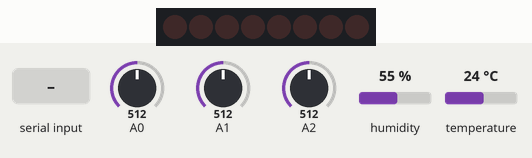
This sketch was run on a simulated Arduino Uno, built with avr-gcc and run on an emulated ATmega328P. Parts: 8 shift-register outputs drawn as a row of LEDs (first output left, lit = HIGH). Wiring (inferred from the names in the program): shift register (74HC595): data pin 4; shift clock pin 6; latch pin 5. Wiring (inferred from the signals the program sends): row of LEDs: on Q0, Q1, Q2, Q3, Q4, Q5, Q6, Q7. The test bench sets the inputs (shaded band); at power-on: temperature 24 °C, A0 = 512, A1 = 512, A2 = 512, humidity 55 %. What the sketch prints to the serial monitor is not drawn.

Above: at 1.2 s.
1.3 s: "onWent" received over the second serial link
At 2.8 s:
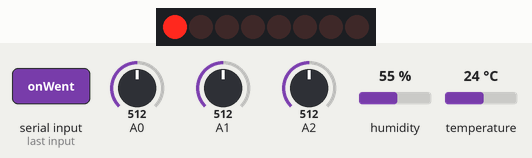
3.1 s: "onHot" received over the second serial link
At 4.0 s:
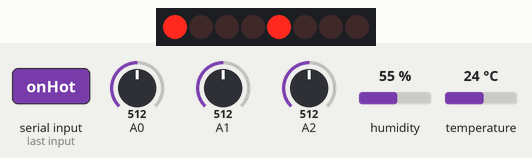
5.1 s: "onLight" received over the second serial link
At 6.3 s:
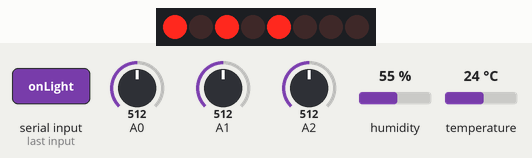
7.1 s: "onWater" received over the second serial link
At 8.6 s:
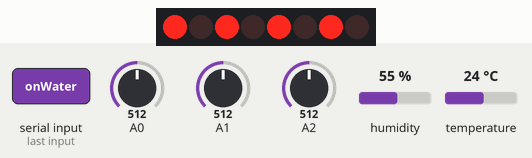
Timing chart, 0 to 8.7 s (numbered marks = the images above; inputs shaded):
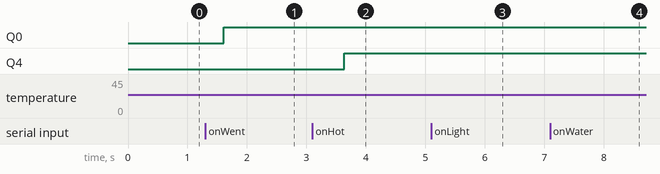

The sketch:

ARDUINONANO.ino
```cpp
#define minTemp 20
#define maxTemp 30
#define minSH 100
#define minLight 200
#define minWaterLevel 250
uint32_t timer = 0;
uint32_t timerReg = 0;   // переменная таймера
#define T_PERIOD 15000  // период переключения
#define R_PERIOD 500

int dataPin = 4;    // к выводу 14 регистра SD
int clockPin = 6;  // к выводу 11 регистра (SH_CP)
int latchPin = 5;  // к выводу 12 регистра (ST_CP)

byte devic;

// Пример отправки и приёма структуры через Serial
// ОТПРАВИТЕЛЬ
// Ардуины соединены так:
// отправитель D11 -> приёмник D10
#include <SoftwareSerial.h>
SoftwareSerial mySerial(2, 3); // RX, TX

#include "DHT.h"
#define DHTINPIN 7
#define DHTOUTPIN 8
DHT dhtin(DHTINPIN, DHT11);
DHT dhtout(DHTOUTPIN, DHT11);
/*
  Данный код позволяет принять данные, идущие из порта, в строку (String) без "обрывов"
*/
String strData = "";
boolean recievedFlag;


struct Str {
  float inT;
  float inH;
  float outT;
  float outH;
  long light;
  long soilHum;
  long waterLevel;
  long isWent;
  long isHot;
  long isLight;
  long isWater;
  long isAuto;
};
float inT=0;
float inH=0;
float outT=0;
float outH=0;
long light=0;
long soilHum=0;
long waterLevel=0;
long isWent=0;
long isHot=0;
long isLight=0;
long isWater=0;
long isAuto=0;

void setup() {
  Serial.begin(9600);
  mySerial.begin(9600);
  pinMode(latchPin, OUTPUT);
	pinMode(clockPin, OUTPUT);
	pinMode(dataPin, OUTPUT);
	digitalWrite(latchPin, LOW);
  dhtin.begin();
  dhtout.begin();
}

void loop() {
  float inT=dhtin.readTemperature();
  float inH=dhtin.readHumidity();
  float outT=0;
  float outH=0;
  long light=analogRead(A0);
  long soilHum=analogRead(A1);
  long waterLevel=analogRead(A2);
//  long isWent=0;
//  long isHot=0;
//  long isLight=0;
//  long isWater=0;
//  long isAuto=0;
  // буфер на отправку
  Str buf;

  // заполняем
  buf.inT = inT;
  buf.inH = inH;
  buf.outT = outT;
  buf.outH = outH;
  buf.light = light;
  buf.soilHum = soilHum;
  buf.waterLevel = waterLevel;
  buf.isWent = isWent;
  buf.isHot = isHot;
  buf.isLight = isLight;
  buf.isWater = isWater;
  buf.isAuto = isAuto;


  // отправляем родным write()
  // указываем ему буфер-структуру, но приводим тип к byte*
  // размер можно указать через sizeof()
  if (millis() - timer >= T_PERIOD) { // таймер на millis()
    timer = millis(); // сброс
    mySerial.write((byte*)&buf, sizeof(buf));
    Serial.println("sendDone");
    // действие с counter - наш i-ый светодиод например
  }
  while (mySerial.available() > 0) {         // ПОКА есть что то на вход
    strData += (char)mySerial.read();        // забиваем строку принятыми данными
    recievedFlag = true;                   // поднять флаг что получили данные
    delay(2);                              // ЗАДЕРЖКА. Без неё работает некорректно!
    Serial.println("dsgffg");

  }
  if (recievedFlag) {                      // если данные получены
//    Serial.println(strData);
    Serial.println("ds43gffgfdsgshdhgfhhjgfdf");                // опустить флаг
    Serial.print(strData);
    if(strData=="onWent"){
      isWent=1;
      Serial.println("onWent");
    }
    else if(strData=="onHot"){
      isHot=1;
      Serial.println("onHot");
    }
    else if(strData=="onLight"){
      isLight=1;
      Serial.println("onLight");
    }
    else if(strData=="onWater"){
      isWater=1;
      Serial.println("onWater");
    }
    else if(strData=="onAuto"){
      isAuto=1;
      Serial.println("onAuto");
    }
    else if(strData=="offWent"){
      isWent=0;
      Serial.println("offWent");
    }
    else if(strData=="offHot"){
      isHot=0;
      Serial.println("offHot");
    }
    else if(strData=="offLight"){
      isLight=0;
      Serial.println("offLight");
    }
    else if(strData=="offWater"){
      isWater=0;
      Serial.println("offWater");
    }
    else if(strData=="offAuto"){
      isAuto=0;
      Serial.println("offAuto");
    }
    strData = "";                          // очистить
    recievedFlag = false;
  }

  if (isAuto==1){
    if (inT>maxTemp){
      isWent=1;
    }
    else{
      isWent=0;
    }
    if (inT<minTemp){
      isHot=1;
    }
    else{
      isHot=0;
    }
    if (soilHum>minSH){
      isWater=1;
    }
    else{
      isWater=0;
    }
    if (light>minLight){
      isLight=1;
    }
    else{
      isLight=0;
    }
  }
  devic=0;

  if(isWent==1){
    bitWrite(devic, 7, HIGH); // При bitPos=0 получим B00000001, при bitPos=1 - B00000010, при bitPos=2 - B00000100 и т.д.
  }
  else{
    bitWrite(devic, 7, LOW); // При bitPos=0 получим B00000001, при bitPos=1 - B00000010, при bitPos=2 - B00000100 и т.д.
  }

  if(isHot==1){
    bitWrite(devic, 3, HIGH); // При bitPos=0 получим B00000001, при bitPos=1 - B00000010, при bitPos=2 - B00000100 и т.д.
  }
  else{
    bitWrite(devic, 3, LOW); // При bitPos=0 получим B00000001, при bitPos=1 - B00000010, при bitPos=2 - B00000100 и т.д.
  }

  if(isLight==1){
    bitWrite(devic, 5, HIGH); // При bitPos=0 получим B00000001, при bitPos=1 - B00000010, при bitPos=2 - B00000100 и т.д.
  }
  else{
    bitWrite(devic, 5, LOW); // При bitPos=0 получим B00000001, при bitPos=1 - B00000010, при bitPos=2 - B00000100 и т.д.
  }

  if(isWater==1){
    bitWrite(devic, 1, HIGH); // При bitPos=0 получим B00000001, при bitPos=1 - B00000010, при bitPos=2 - B00000100 и т.д.
  }
  else{
    bitWrite(devic, 1, LOW); // При bitPos=0 получим B00000001, при bitPos=1 - B00000010, при bitPos=2 - B00000100 и т.д.
  }
//  bitWrite(devic, 4, LOW); // При bitPos=0 получим B00000001, при bitPos=1 - B00000010, при bitPos=2 - B00000100 и т.д.
//  bitWrite(devic, 3, LOW); // При bitPos=0 получим B00000001, при bitPos=1 - B00000010, при bitPos=2 - B00000100 и т.д.
//  bitWrite(devic, 2, LOW); // При bitPos=0 получим B00000001, при bitPos=1 - B00000010, при bitPos=2 - B00000100 и т.д.
//  bitWrite(devic, 0, LOW); // При bitPos=0 получим B00000001, при bitPos=1 - B00000010, при bitPos=2 - B00000100 и т.д.
//  Serial.println(devic,BIN);
  Serial.println(isWent);
  Serial.println(isHot);
  Serial.println(isLight);
  Serial.println(isWater);
  if (millis() - timerReg >= R_PERIOD) {
    timerReg=millis();
    delay(100);
    digitalWrite(latchPin, LOW); // начинаем передачу данных
	  // устанавливаем нужный байт
	  shiftOut(dataPin, clockPin, LSBFIRST, devic);
	  digitalWrite(latchPin, HIGH); // прекращаем передачу данных
//    Serial.println("fdsgsfdgfdg");
  }
}
```

Measured:
- after the input at 1.3 s, Q0: LOW → HIGH after 0.31 s
- after the input at 3.1 s, Q4: LOW → HIGH after 0.54 s
